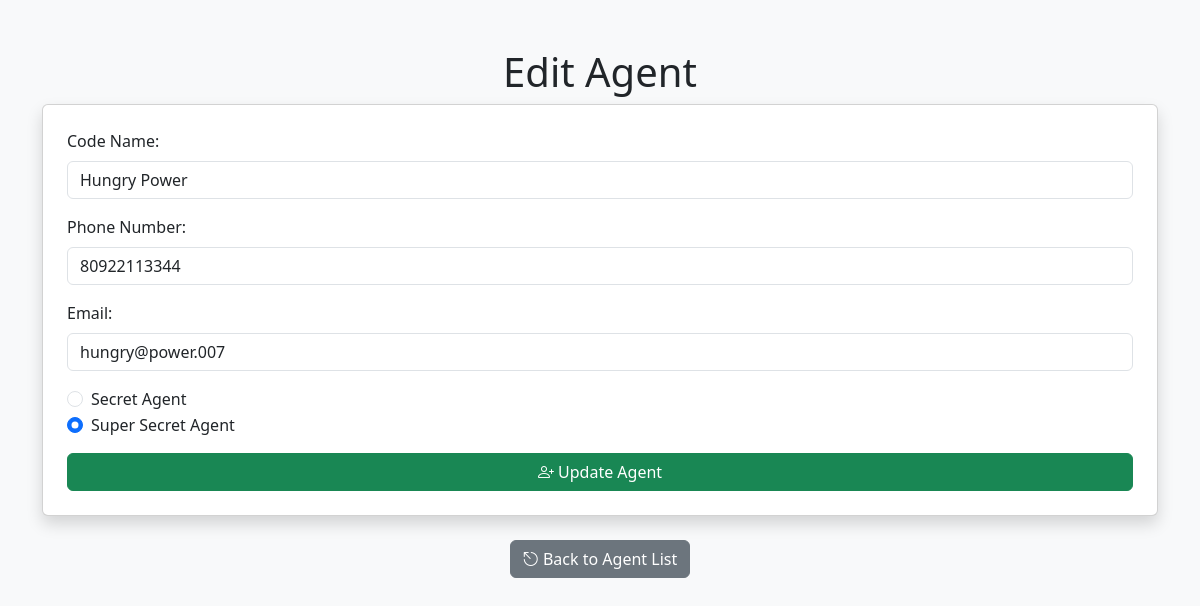
The app's page /edit/4 with its own data.
### app.py (models this page shows, shortened)
class Agents(db.Model):
    id = db.Column(db.Integer, primary_key=True)
    code_name = db.Column(db.String(40), nullable=False, unique=True)
    phone = db.Column(db.Integer)
    email = db.Column(db.String(50), nullable=False)
    secret_level = db.Column(db.Enum(LevelSecret), nullable=False)

### app.py (the view, shortened to what this page needs)
@app.route('/edit/<int:id>', methods=['GET', 'POST'])
def edit_agent(id):
    agent = Agents.query.get_or_404(id)  # Получаем задачу по ID
    return render_template('edit.html', agent=agent, level=LevelSecret, theme='light')

### templates/edit.html (shortened to what this page needs)
<!DOCTYPE html>
<html lang="en">
<head>
    <link href="https://cdn.jsdelivr.net/npm/bootstrap@5.3.0/dist/css/bootstrap.min.css" rel="stylesheet">
    <link href="https://cdn.jsdelivr.net/npm/bootstrap-icons@1.10.5/font/bootstrap-icons.css" rel="stylesheet">
</head>
<body class="bg-{{ theme }}">
    <div class="container mt-5">
        <h1 class="text-center">Edit Agent</h1>
        <div class="card shadow p-4">
            <form method="POST">
                <div class="mb-3">
                    <label for="code-name" class="form-label">Code Name:</label>
                    <input type="text" id="code-name" name="code-name" class="form-control" value="{{ agent.code_name.title() }}" required>
                </div>
                <div class="mb-3">
                    <label for="phone" class="form-label">Phone Number:</label>
                    <input type="tel" id="phone" name="phone" class="form-control" value="{{ agent.phone }}">
                </div>
                <div class="mb-3">
                    <label for="email" class="form-label">Email:</label>
                    <input type="email" id="email" name="email" class="form-control" value="{{ agent.email }}" required>
                </div>
                 <div class="mb-3">
                    <div class="form-check">
                        <input class="form-check-input" type="radio" name="secret-level" id="secret-level" value="0">
                        <label class="form-check-label" for="secret-level">Secret Agent</label>
                    </div>
                    <div class="form-check">
                        <input class="form-check-input" type="radio" name="secret-level" id="super-secret-level" value="1" checked>
                        <label class="form-check-label" for="super-secret-level">Super Secret Agent</label>
                    </div>
                </div>
                <button type="submit" class="btn btn-success w-100"><i class="bi bi-person-plus"></i> Update Agent</button>
            </form>
        </div>
        <div class="text-center mt-4">
            <a href="{{ url_for('get_agents') }}" class="btn btn-secondary"><i class="bi bi-escape"></i> Back to Agent List</a>
        </div>
    </div>
</body>
</html>

### records on screen
Agents: code-name "Hungry Power", phone "80922113344", email "hungry@power.007"
